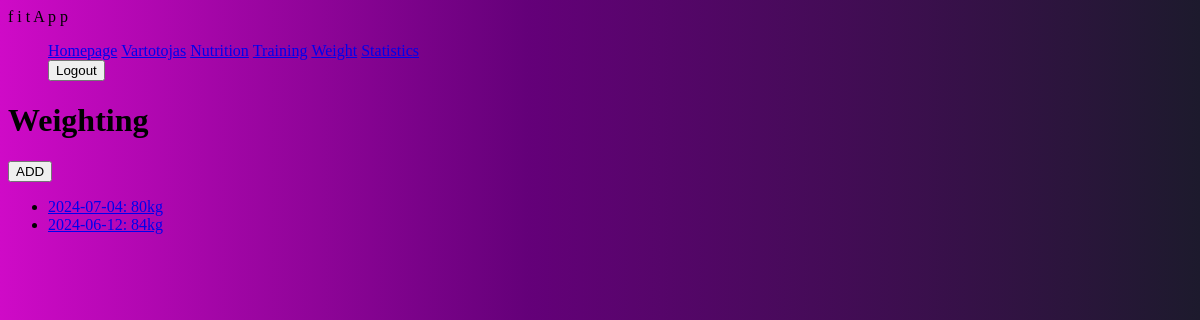
The app's page /fitness/weighting/ (signed in) with its own data.
### fitness/models.py (models this page shows)
class Weighting(models.Model):
    athlete = models.ForeignKey(User, on_delete=models.SET_NULL, null=True)
    weight = models.IntegerField('Weight')
    date = models.DateField('Date', default=date.today)
    def __str__(self):
        return f"{self.date}:  {self.weight}kg"

### fitness/views.py (the view)
# urls.py: path('weighting/', views.WeightingListView.as_view(), name= 'weighting'),
class WeightingListView(LoginRequiredMixin, ListView):
    model = Weighting
    template_name = 'weighting.html'
    def get_queryset(self):
        return Weighting.objects.filter(athlete=self.request.user).order_by('-date')

### templates/weighting.html
{% extends "base.html" %}
{% block content %}
    <h1>Weighting</h1>
     <a href="{% url 'weighting-add' %}"><button>ADD</button></a>
    {% if weighting_list %}
    <ul>
        {% for day in weighting_list %}
            <li id="days">
            <a  href="{% url 'weighting-update' day.pk %}">{{ day }} </a>
            </li>
        {% endfor %}
    </ul>
    {% else %}
      <p>You have not recorded your weight yet.</p>
    {% endif %}
{% endblock %}

### templates/base.html (shortened to what this page needs)
<!DOCTYPE html>
<html>
<head>
  {% load static %}
  <link rel="stylesheet" href="{% static 'css/styles.css' %}">
</head>
<body>
 <nav class="navbar" >
  <div class="container-fluid">
    <a class="navbar-brand">f i t A p p</a>
    <ul class="navbar-nav mx-2">
      <li class="nav-item active"><a class="nav-link" href="{% url 'index' %}">Homepage</a></li>
      {% if user.is_authenticated %}
          <li class="nav-item">
              <a class="nav-link" href="{% url 'profile' %}">{{ user.get_username }}</a>
          </li>
          <li class="nav-item active"><a class="nav-link" href="{% url 'nutrition' %}">Nutrition</a></li>
          <li class="nav-item active"><a class="nav-link" href="{% url 'workouts' %}">Training</a></li>
          <li class="nav-item active"><a class="nav-link" href="{% url 'weighting' %}">Weight</a></li>
          <li class="nav-item active"><a class="nav-link" href="{% url 'chart-view' %}">Statistics</a></li>
          <li class="nav-item">
            <form method="post" action="{% url 'logout' %}">
                <button type="submit" id="destroy">Logout</button>
            </form>
          </li>
      {% else %}
        <li class="nav-item"><a class="nav-link" href="{% url 'login'%}">Login</a></li>
        <li class="nav-item"><a class="nav-link" href="{% url 'register'%}">Sign up</a></li>
      {% endif %}
    </ul>
  </div>
 </nav>
 <div class="col-sm-10 ">
      {% block content %}
      {% endblock %}
 </div>
</body>
</html>

### fitness/static/css/styles.css (style rules this page uses)
body { background: linear-gradient(90deg, rgba(207,10,199,1) 0%, rgba(100,0,121,1) 44%, rgba(29,26,45,1) 100%); }
li.nav-item { display: inline; }

### records on screen
Weighting: date+weight "2024-07-04: 80kg"
Weighting: date+weight "2024-06-12: 84kg"

### other values on screen
{{ user.get_username }} "Vartotojas"
